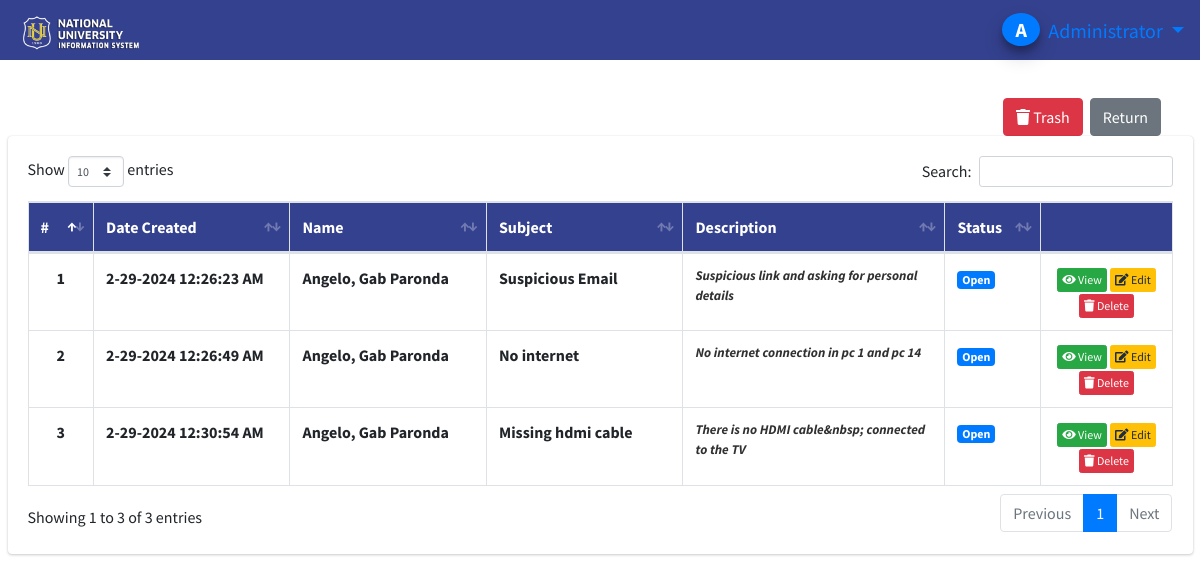
Screenshot of /index.php?page=ticket_list (signed in) with the database file from the repository.
### tables this page shows
CREATE TABLE `tickets` (
  `id` int(30) NOT NULL,
  `subject` text NOT NULL,
  `description` text NOT NULL,
  `room` text NOT NULL,
  `status` tinyint(1) NOT NULL COMMENT '0=Pending,1=on process,2= Closed',
  `department_id` int(30) NOT NULL,
  `category_id` int(30) NOT NULL,
  `customer_id` int(30) NOT NULL,
  `staff_id` int(30) NOT NULL,
  `admin_id` int(30) NOT NULL,
  `date_created` datetime NOT NULL DEFAULT current_timestamp(),
  `archived_date` datetime DEFAULT NULL
);

### ticket_list.php (the view, shortened to what this page needs)
<?php
include 'db_connect.php';
$expirytime = date('Y-m-d H:i:s', strtotime('-168 hours'));
$moveToTrashQuery = "UPDATE tickets SET archived_date = NOW() WHERE status = 0 AND date_created <= '$expirytime'";
$conn->query($moveToTrashQuery);
?>
<div class="col-lg-12">
    <div class="text-right">
        <?php if ($_SESSION['login_type'] == 1 || $_SESSION['login_type'] == 2):  ?>
            <a href="restore_ticket.php" class="btn btn-danger mr-1">
    <i class="fas fa-trash"></i> Trash </a>
        <?php endif; ?>
        <a href="index.php?page=homes"><button type="button" class="btn btn-secondary mr-4"><i class="bi bi-arrow-left-short"></i> Return</button></a>
    </div>
</div>
<div class="card">
    <div class="card-body">
        <table class="table table-hover table-bordered" id="list">
            <colgroup>
                <col width="5%">
                <col width="15%">
                <col width="15%">
                <col width="15%">
                <col width="20%">
                <col width="5%">
                <col width="10%">
            </colgroup>
            <thead>
                <tr>
                    <th style="background-color: #34418E; color: white;">#</th>
                    <th style="background-color: #34418E; color: white;">Date Created</th>
                    <th style="background-color: #34418E; color: white;">Name</th>
                    <th style="background-color: #34418E; color: white;">Subject</th>
                    <th style="background-color: #34418E; color: white;">Description</th>
                    <th style="background-color: #34418E; color: white;">Status</th>
                    <th style="background-color: #34418E; color: white;"></th>
                </tr>
            </thead>
            <tbody>
                <?php
                $i = 1;
                $where = '';
                    $qry = $conn->query("SELECT t.*, concat(c.lastname,', ',c.firstname,' ',c.middlename) as cname
                    FROM tickets t
                    INNER JOIN customers c ON c.id = t.customer_id
                    $where
                    AND t.archived_date IS NULL
                    AND t.status != 2
                    AND (t.status = 0 OR (t.status = 1 AND t.date_created >= '$expirytime'))
                    ORDER BY CASE WHEN t.status = 0 THEN unix_timestamp(t.date_created) ELSE unix_timestamp(t.date_created) END ASC");
                while ($row = $qry->fetch_assoc()) :
                    $trans = get_html_translation_table(HTML_ENTITIES, ENT_QUOTES);
                    unset($trans["\""], $trans["<"], $trans[">"], $trans["<h2"]);
                    $desc = strtr(html_entity_decode($row['description']), $trans);
                    $desc = str_replace(array("<li>", "</li>"), array("", ", "), $desc);
                ?>
                    <tr>
                        <th class="text-center"><?php echo $i++ ?></th>
                        <td><b><?php echo date("n-j-Y h:i:s A", strtotime($row['date_created'])) ?></b></td>
                        <td><b><?php echo ucwords($row['cname']) ?></b></td>
                        <td><b><?php echo $row['subject'] ?></b></td>
                        <td><b class="truncate"><?php echo strip_tags($desc) ?></b></td>
                        <td>
                            <?php if ($row['status'] == 0) : ?>
                                <span class="badge badge-primary">Open</span>
                            <?php elseif ($row['status'] == 1) : ?>
                                <span class="badge badge-Info">Processing</span>
                            <?php elseif ($row['status'] == 2) : ?>
                                <span class="badge badge-success">Done</span>
                            <?php endif; ?>
                        </td>
                        <td class="text-center">
                            <button type="button" class="btn btn-success btn-xs update" onclick="window.location.href='./index.php?page=view_ticket&id=<?php echo $row['id'] ?>'"><i class="fas fa-eye"></i>
                               View
                            </button>
                            <?php if ($_SESSION['login_type'] == 1 || $_SESSION['login_type'] == 2): ?>
                            <button type="button" class="btn btn-warning btn-xs update" onclick="window.location.href='./index.php?page=edit_ticket&id=<?php echo $row['id'] ?>'"> <i class="fas fa-edit"></i>
                                    Edit
                                </button>
                                <button type="button" class="btn btn-danger btn-xs update" onclick="window.location.href='./archive_ticket.php?ticket_id=<?php echo $row['id'] ?>'"> <i class="fas fa-trash"></i>
                                Delete
                                </button>
                            <?php endif; ?>
                        </td>
                    </tr>
                <?php endwhile; ?>
            </tbody>
        </table>
    </div>
</div>
</div>

### rows the page displays
tickets: date_created "2-29-2024 12:26:23 AM", cname "Angelo, Gab Paronda", subject "Suspicious Email", description "Suspicious link and asking for personal details", status "Open"
tickets: date_created "2-29-2024 12:26:49 AM", cname "Angelo, Gab Paronda", subject "No internet", description "No internet connection in pc 1 and pc 14", status "Open"
tickets: date_created "2-29-2024 12:30:54 AM", cname "Angelo, Gab Paronda", subject "Missing hdmi cable", description "There is no HDMI cable&nbsp; connected to the TV", status "Open"

### other values shown
$_SESSION['login_firstname'].' '.$_SESSION['login_lastname'] "Administrator"
